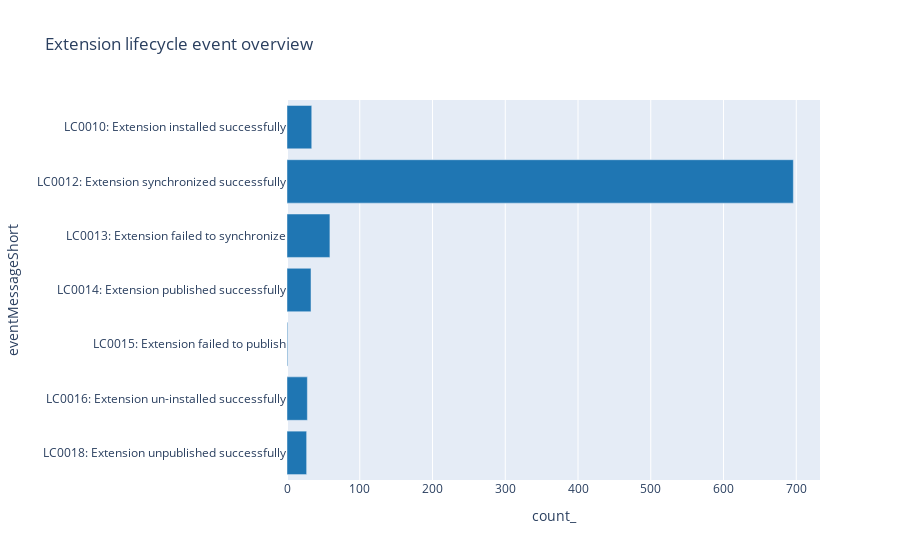

Notebook code for this chart:
### Markdown cell above
## Extension event overview

Event telemetry docs: 
* https://docs.microsoft.com/en-us/dynamics365/business-central/dev-itpro/administration/telemetry-extension-lifecycle-trace
* https://docs.microsoft.com/en-us/dynamics365/business-central/dev-itpro/administration/telemetry-extension-update-trace

KQL samples: https://github.com/microsoft/BCTech/blob/master/samples/AppInsights/KQL/RawData/ExtensionLifecycle.kql

### Code cell
%%kql
//
// extension event types stats 
// 
let _aadTenantId = aadTenantId;
let _environmentName = environmentName;
let _extensionId = extensionId;
let _startDate = startDate;
let _endDate = endDate;
traces
| where 1==1 
    and timestamp >= todatetime(_startDate)
    and timestamp <= todatetime(_endDate) + totimespan(24h) - totimespan(1ms)
    and (_aadTenantId == '' or customDimensions.aadTenantId == _aadTenantId)
    and (_environmentName == '' or customDimensions.environmentName == _environmentName )
    and (_extensionId == '' or customDimensions.extensionId == _extensionId)    
    and customDimensions.eventId in ('RT0010', 'LC0010', 'LC0011', 'LC0012', 'LC0013', 'LC0014', 'LC0015', 'LC0016', 'LC0017', 'LC0018', 'LC0019', 'LC020', 'LC021', 'LC022', 'LC023')    
| extend aadTenantId=tostring( customDimensions.aadTenantId)
       , environmentName=tostring( customDimensions.environmentName )
       , extensionId=tostring( customDimensions.extensionId )
       , eventId=tostring(customDimensions.eventId)
| extend eventMessageShort=case(
              eventId=='RT0010', strcat(eventId, ': Extension Update Failed (exception raised in upgrade code)')
            , eventId=='LC0010', strcat(eventId, ': Extension installed successfully')
            , eventId=='LC0011', strcat(eventId, ': Extension failed to install')
            , eventId=='LC0012', strcat(eventId, ': Extension synchronized successfully')            
            , eventId=='LC0013', strcat(eventId, ': Extension failed to synchronize')            
            , eventId=='LC0014', strcat(eventId, ': Extension published successfully')            
            , eventId=='LC0015', strcat(eventId, ': Extension failed to publish')            
            , eventId=='LC0016', strcat(eventId, ': Extension un-installed successfully')            
            , eventId=='LC0017', strcat(eventId, ': Extension failed to un-install')            
            , eventId=='LC0018', strcat(eventId, ': Extension unpublished successfully')
            , eventId=='LC0019', strcat(eventId, ': Extension failed to un-publish')
            , eventId=='LC0020', strcat(eventId, ': Extension compiled successfully')
            , eventId=='LC0021', strcat(eventId, ': Extension failed to compile')
            , eventId=='LC0022', strcat(eventId, ': Extension updated successfully')
            , eventId=='LC0023', strcat(eventId, ': Extension failed to update')
            , strcat( eventId, ': Unknown message')
         )
| summarize count() by eventMessageShort
| order by eventMessageShort
| render barchart with (title='Extension lifecycle event overview', legend=hidden)

### Figure 1 — Plotly figure (JSON) as saved in the notebook; plotly's stock layout.template omitted (floating-point values rounded to 4 significant figures)
{"data": [{"marker": {"color": "rgb(31, 118, 179)"}, "name": "count_", "orientation": "h", "type": "bar", "x": [27, 28, 1, 33, 59, 696, 34], "y": ["LC0018: Extension unpublished successfully", "LC0016: Extension un-installed successfully", "LC0015: Extension failed to publish", "LC0014: Extension published successfully", "LC0013: Extension failed to synchronize", "LC0012: Extension synchronized successfully", "LC0010: Extension installed successfully"]}], "layout": {"showlegend": false, "title": {"text": "Extension lifecycle event overview"}, "xaxis": {"ticksuffix": "", "title": {"text": "count_"}, "type": "linear"}, "yaxis": {"title": {"text": "eventMessageShort"}, "type": "category"}}}
